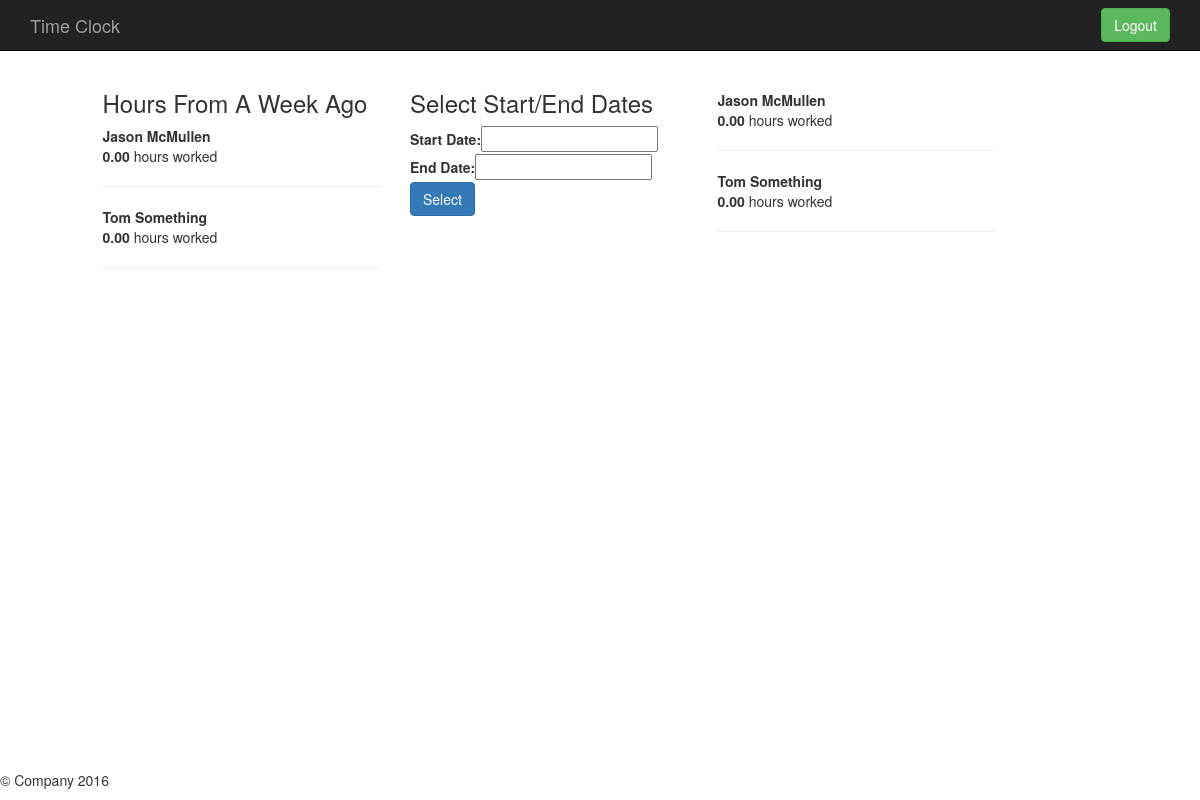
The page /profile/ (signed in) on the database as committed earlier.
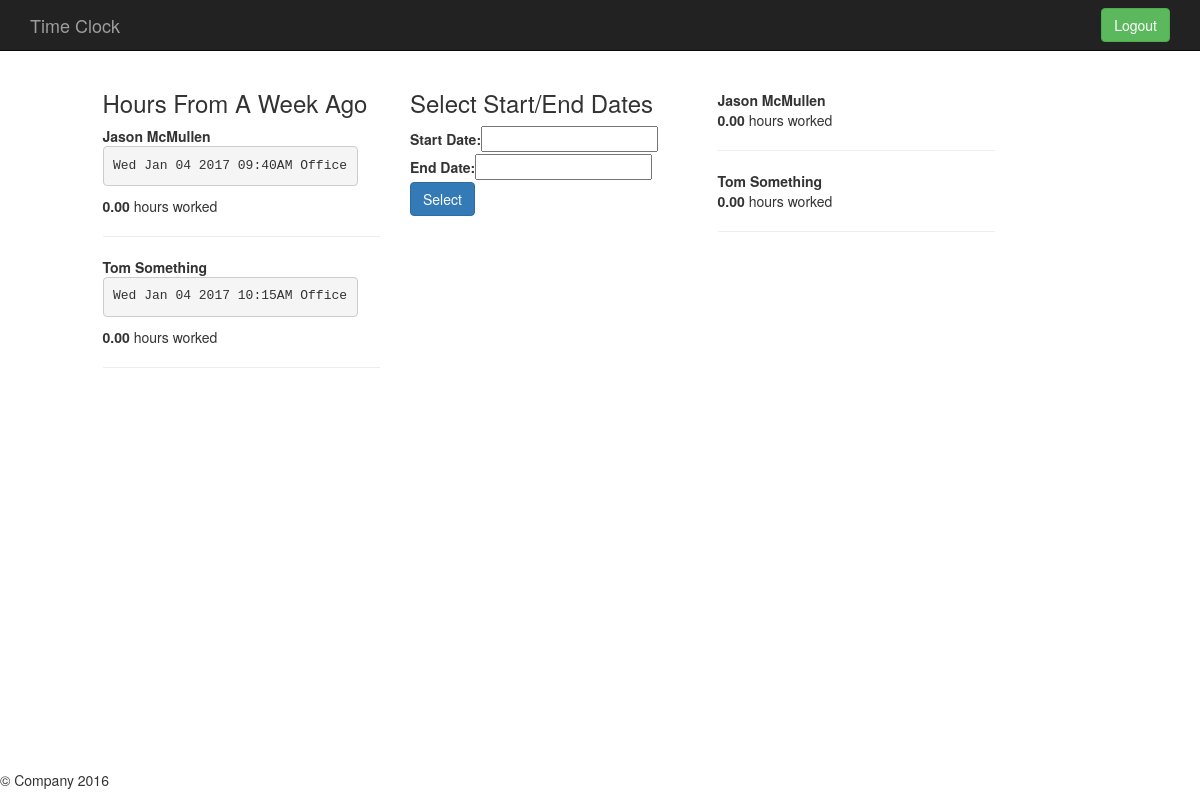
The same page on the database as committed later.
### clock/models.py (models this page shows, shortened)
class Employee(models.Model):
    numeric = RegexValidator(r'^[0-9]*$', 'Only numeric characters are allowed.')
    alpha = RegexValidator(r'^[A-za-z]*$', 'Only alpha characters are allowed.')
    user = models.OneToOneField(User, on_delete=models.CASCADE)
    first_name = models.CharField(max_length=20, null=False, blank=True, validators=[alpha])
    last_name = models.CharField(max_length=20, null=False, blank=True, validators=[alpha])
    phone = models.CharField(max_length=10, null=False, blank=True, validators=[numeric])
    pay_rate = models.FloatField(default=0.00, null=False, blank=True)
    start_date = models.DateField(null = True, blank=False)
    end_date = models.DateField(null = True, blank=False)
    """
    @ Method to return all punches for this employee
    @
    @ return all of the punches for this employee
    """
    """
    @ Method to return all punches created today for this employee
    @
    @ return all of todays punches for this employee
    """
    """
    @ Method to return all punches created this week for this employee
    @
    @ return all punches from this week for this employee
    """
    def getThisWeeksPunches(self):
        this_weeks_punches = Punch.objects.filter(employee=self, date__range=[datetime.now() - timedelta(days=7),
                                                  datetime.now()]).order_by("-date")
        return this_weeks_punches
    """
    @ Method to return a custom date range of punches
    @
    @ return all punches within the given date parameters
    """
    def getCustomDatePunches(self):
        if self.start_date == None:
            self.start_date = datetime.now()
            self.end_date = datetime.now()
        custom_punches = Punch.objects.filter(employee=self, date__range=(self.start_date, self.end_date)).order_by("-date")
        return custom_punches
    """
    @ Method to create the total number of punches for this employee
    @
    @ return the total number of punches for this employee
    """
    """
    @ Method that returns True if there is an even number of punches created for this employee, False otherwise.
    @
    @ return True if an even number of punches has been created for this employee, False otherwise
    """
    """
    @ This will be calculated by finding the total number of seconds the employee has worked and
    @ then converting it to hours in decimal form.
    @
    @ return the total number of hours this employee has worked today
    """
    """
    @ Method that will calculate the total number of hours an employee has worked for this week.
    @
    @ return the total number of hours this employee has worked this week
    """
    def hoursWorkedThisWeek(self):
        punches = list(Punch.objects.filter(employee=self, date__range=[datetime.now() - timedelta(days=7),
                                            datetime.now()]).order_by("-date"))
        total = len(punches)
        if total % 3 == 0 and total != 0:
            del punches[-1]
        start = None
        end = None
        start_date = None
        end_date = None
        total_seconds = 0.0
        for p in punches:
            if start == None:
                start = p.time
                start_date = p.date
        return "%.2f" % (total_seconds / 3600)
    """
    @ Method that will calculate the total number of hours an employee has worked during the
    @ specified date range
    @
    @ return the total number of hours this employee has worked during this date range
    """
    def getCustomDateHours(self):
        if self.start_date == None:
            self.start_date = datetime.now()
            self.end_date = datetime.now()
        punches = list(Punch.objects.filter(employee=self, date__range=(self.start_date, self.end_date)).order_by("-date"))
        total = len(punches)
        if total % 3 == 0 and total != 0:
            del punches[-1]
        start = None
        end = None
        start_date = None
        end_date = None
        total_seconds = 0.0
        return "%.2f" % (total_seconds / 3600)
    """
    @ String representation of an instance of this class
    @
    @ return a string representation of an employee
    """
    def __str__(self):
        return self.first_name + " " + self.last_name

class Punch(models.Model):
    employee = models.ForeignKey('Employee')
    date = models.DateField()
    time = models.TimeField()
    location = models.CharField(
        max_length=50,
        choices=LOCATION_CHOICES, # Choices is located in /location_choices.py
        default = OFFICE,
    )
    """
    @ Method that creates a string representation of a punch.
    @
    @ return a string representation of a punch.
    """
    def __str__(self):
        formatT = '%I:%M%p'
        formatD = "%a %b %d %Y"
        return self.date.strftime(formatD) + " " + self.time.strftime(formatT) + " " + self.location

### clock/views.py (the view)
# urls.py: url(r'^profile/$', views.Profile, name="profile"),
@login_required
def Profile(request):
    if not request.user.is_authenticated():
        return HttpResponseRedirect('/login/')
    user = request.user
    try:
        employee = user.employee
        if request.method == 'POST':
            if employee.isEvenNumPunches():
                form = PunchInForm(request.POST)
                if form.is_valid():
                    location = form.cleaned_data['location']
                    ProfileHelper(location, employee)
            else:
                form = PunchOutForm(request.POST)
                if form.is_valid():
                    location = "Out"
                    ProfileHelper(location, employee)
            return HttpResponseRedirect('/employee_profile/')
        else:
            if employee.isEvenNumPunches():
                form = PunchInForm()
                context = {'form': form, 'employee': employee}
                return render(request, 'employee_profile.html', context)
            else:
                form = PunchOutForm()
                context = {'form': form, 'employee': employee}
                return render(request, 'employee_profile.html', context)
    except ObjectDoesNotExist:
        try:
            employer = user.employer
            if request.method == 'POST':
                form = EmployeeInfoForm(request.POST)
                if form.is_valid():
                    start = form.cleaned_data['start_date']
                    end = form.cleaned_data['end_date']
                    for emp in employer.getAllEmployees():
                        emp.start_date = start
                        emp.end_date = end
                        emp.save()
                context = {'employer' : employer, 'form': form}
                return render(request, 'employer_profile.html', context)
            else:
                form = EmployeeInfoForm()
                context = {'form': form, 'employer': employer}
                return render(request, 'employer_profile.html', context)
        except ObjectDoesNotExist:
            return HttpResponseRedirect('/admin/')

### clock/forms.py
class EmployeeInfoForm(forms.Form):
    class Meta:
        model = Employee
        widgets = {
            'datetime': DateTimeWidget()
        }
    dateTimeOptions = {
       'format': 'mm/dd/yyyy',
        'autoclose': 'true',
        'todayBtn': 'true',
        'todayHighlight': 'true',
        'minView': '2',
        'maxView': '2',
    }
    start_date = forms.DateField(widget=DateTimeWidget(options = dateTimeOptions))
    end_date = forms.DateField(widget=DateTimeWidget(options = dateTimeOptions))

### clock/models.py (called while the page is built)
    def getAllEmployees(self):
        all_employees = Employee.objects.all()
        return all_employees

### static/templates/employer_profile.html (shortened to what this page needs)
{% extends 'base.html' %}
{% block content %}
<div class="row">
    <div class="col-sm-1">
    </div>
    <div class="col-md-3">
        <h3>Hours From A Week Ago</h3>
        <section>
            {% for employee in employer.getAllEmployees %}
                <table>
                    <tr>
                        <b>{{ employee }}</b>
                    </tr>
                    <td>
                        {% for punch in employee.getThisWeeksPunches %}
                            <pre>{{ punch }}</pre>
                        {% endfor %}
                    </td>
                </table>
                <p><b>{{ employee.hoursWorkedThisWeek }}</b> hours worked</p>
                <hr>
            {% endfor %}
        </section>
    </div>
    <div class="col-md-3">
        <form method="POST" action="">{% csrf_token %}
            <h3>Select Start/End Dates</h3>
            <section>
                <label for="id_start_date">Start Date: </label>{{ form.start_date }}
                <label for="id_end_date">End Date: </label>{{ form.end_date }}
                <input type="submit" value="Select" class="btn btn-primary">
            </section>
        </form>
    </div>
    <div class="col-md-3">
        <section>
            {% for employee in employer.getAllEmployees %}
            <table>
                <tr>
                    <b>{{ employee }}</b>
                </tr>
            </table>
            <p><b>{{ employee.getCustomDateHours }}</b> hours worked</p>
            <hr>
            {% endfor %}
        </section>
    </div>
</div>
{% endblock %}

Rows that differ between the two databases and show on the page:
added Punch: date+time+location "Wed Jan 04 2017 09:40AM Office", shown under Employee "Jason McMullen"
added Punch: date+time+location "Wed Jan 04 2017 10:15AM Office", shown under Employee "Tom Something"
